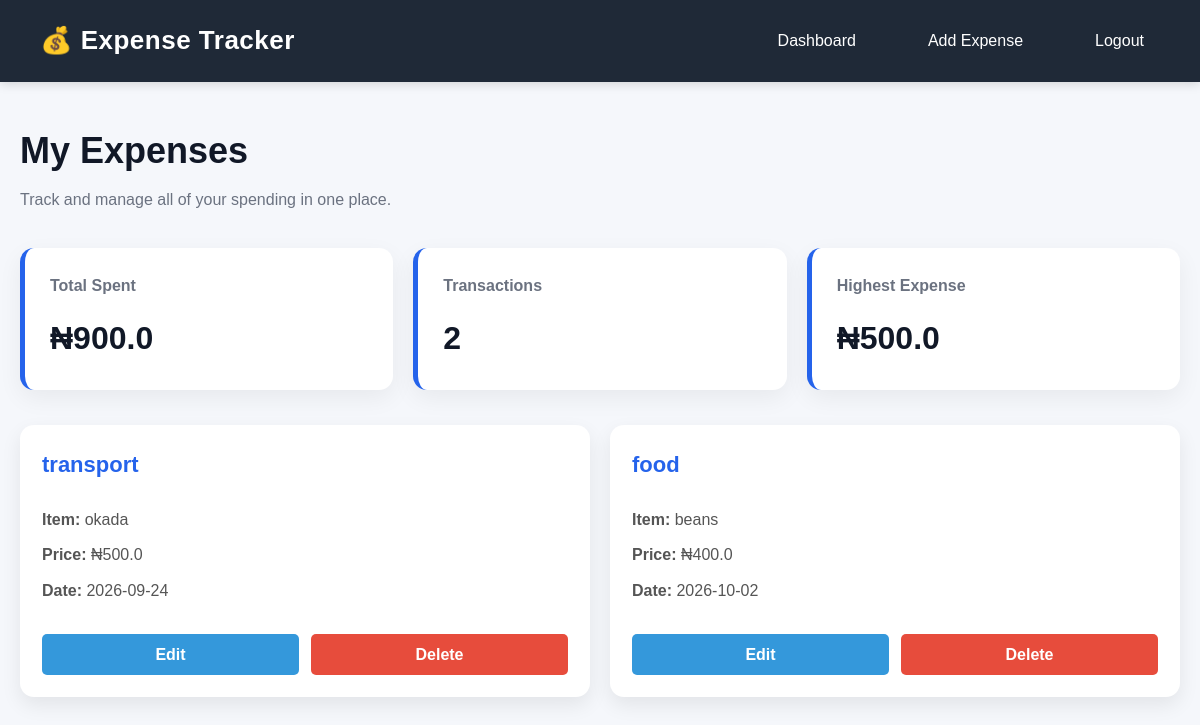
The page / (signed in) on the database its author committed.
### app/models.py (models this page shows, shortened)
class Expense(db.Model):
    __tablename__ = "expenses"
    id = db.Column(db.Integer, primary_key=True)
    category = db.Column(db.String(100), nullable=False)
    item = db.Column(db.String(100), nullable=False)
    expense_date = db.Column(db.Date, nullable=False)
    amount = db.Column(db.Float, nullable=False)
    user_id = db.Column(db.Integer, db.ForeignKey("users.id"), nullable=False)
    user = db.relationship(
    "User",
    back_populates="expenses"
    )
    def __repr__(self):
        return (
            f"<Expense {self.id}: "
            f"{self.category} - {self.item}>"
        )

### app/routes.py (the view)
@main.route("/")
@login_required
def home():
    expenses = get_all_user_expenses(session["user_id"])
    statistics = services.expense_statistics(session["user_id"])
    return render_template(
        "index.html",
        expenses=expenses,
        statistics=statistics
    )

### app/services.py (called while the page is built)
def expense_statistics(user_id):
    expenses = get_all_user_expenses(user_id)
    print(expenses)
    if not expenses:
        return {
            "total": 0,
            "count": 0,
            "highest": 0
        }
    total = sum(expense.amount for expense in expenses)
    count = len(expenses)
    highest = max(
        expense.amount
        for expense in expenses
    )
    return {
        "total": total,
        "count": count,
        "highest": highest
    }

### app/user_repo.py (called while the page is built)
def get_all_user_expenses(user_id):
    expenses = Expense.query.filter_by(user_id=user_id).all()
    return expenses

### templates/index.html (shortened to what this page needs)
{% extends "base.html" %}
{% block content %}
<section class="dashboard">
    <div class="page-header">
        <div>
            <h1>My Expenses</h1>
            <p>Track and manage all of your spending in one place.</p>
        </div>
    </div>
    <div class="stats">
        <div class="stat-card">
            <h3>Total Spent</h3>
            <p>₦{{ statistics.total }}</p>
        </div>
        <div class="stat-card">
            <h3>Transactions</h3>
            <p>{{ statistics.count }}</p>
        </div>
        <div class="stat-card">
            <h3>Highest Expense</h3>
            <p>₦{{ statistics.highest }}</p>
        </div>
    </div>
    {% if expenses %}
    <div class="expense-card">
        {% for expense in expenses %}
        <div class="card">
            <div class="card-header">
                <h3>{{ expense.category }}</h3>
            </div>
            <div class="card-body">
                <p>
                    <strong>Item:</strong>
                    {{ expense.item }}
                </p>
                <p>
                    <strong>Price:</strong>
                    ₦{{ expense.amount }}
                </p>
                <p>
                    <strong>Date:</strong>
                    {{ expense.expense_date }}
                </p>
            </div>
            <div class="actions">
                <a
                    class="edit"
                    href="{{ url_for('main.edit_expense', id=expense.id) }}">
                    Edit
                </a>
                <a
                    class="delete"
                    href="{{ url_for('main.delete_expense', id=expense.id) }}">
                    Delete
                </a>
            </div>
        </div>
        {% endfor %}
    </div>
    {% endif %}
</section>
{% endblock %}

### templates/base.html (shortened to what this page needs)
<!DOCTYPE html>
<html lang="en">
<head>
    <link
        rel="stylesheet"
        href="{{ url_for('static', filename='style.css') }}">
</head>
<body>
    <nav>
        <div class="logo">
            <h2>💰 Expense Tracker</h2>
        </div>
        <div class="nav-links">
            <a href="{{ url_for('main.home') }}">
                Dashboard
            </a>
            <a href="{{ url_for('main.add_expense') }}">
                Add Expense
            </a>
            <a href="{{url_for('main.logout')}}">
                Logout
            </a>
        </div>
    </nav>
    <main class="container">
        {% block content %}
        {% endblock %}
    </main>
</body>
</html>

### static/style.css (style rules this page uses)
* { margin:0; padding:0; box-sizing:border-box; }
body { font-family:Arial, Helvetica, sans-serif; background:#f5f7fb; color:#333; line-height:1.6; }
nav { background:#1f2937; color:white; padding:20px; display:flex; justify-content:space-between; align-items:center; }
nav { background:#1f2937; color:white; display:flex; justify-content:space-between; align-items:center; padding:18px 40px; box-shadow:0 2px 10px rgba(0,0,0,.15); }
nav a { color:white; text-decoration:none; margin-left:20px; font-weight:500; transition:.3s; }
.container { max-width:1200px; margin:40px auto; padding:0 20px; }
.actions { margin-top:20px; display:flex; gap:12px; }
.actions a { flex:1; text-align:center; padding:10px; border-radius:8px; font-weight:bold; transition:.3s; }
.edit { background:#2563eb; color:white; }
.delete { background:#dc2626; color:white; }
.expense-card { display:grid; grid-template-columns: repeat(auto-fit,minmax(250px,1fr)); gap:20px; }
.card h3 { color:#2563eb; margin-bottom:15px; font-size:22px; }
.card p { margin:10px 0; color:#555; }
.card { background:white; padding:22px; border-radius:14px; box-shadow:0 8px 20px rgba(0,0,0,.08); transition:.3s; display:flex; flex-direction:column; justify-content:space-between; }
.actions a { padding:8px 12px; border-radius:5px; text-decoration:none; }
.edit { background:#3498db; color:white; }
.delete { background:#e74c3c; color:white; }
.stats { display:grid; grid-template-columns: repeat(auto-fit,minmax(220px,1fr)); gap:20px; margin:35px 0; }
.stat-card { background:white; padding:25px; border-radius:14px; box-shadow:0 8px 25px rgba(0,0,0,.06); transition:.3s; border-left:5px solid #2563eb; }
.stat-card h3 { color:#6b7280; font-size:16px; margin-bottom:15px; }
.stat-card p { font-size:32px; font-weight:bold; color:#111827; }
.page-header { margin-bottom:35px; }
.page-header h1 { font-size:36px; color:#111827; }
.page-header p { margin-top:8px; color:#6b7280; }
.logo h2 { color:white; font-size:26px; font-weight:700; letter-spacing:.5px; }
.nav-links { display:flex; gap:20px; align-items:center; }
.nav-links a { padding:10px 16px; border-radius:8px; transition:.3s; }

### rows shown on the page
Expense: highest "500.0", category "transport", item "okada", amount "500.0", expense_date "2026-09-24"
Expense: category "food", item "beans", amount "400.0", expense_date "2026-10-02"

### other values the page prints
{{ statistics.total }} "900.0"
{{ statistics.count }} "2"
